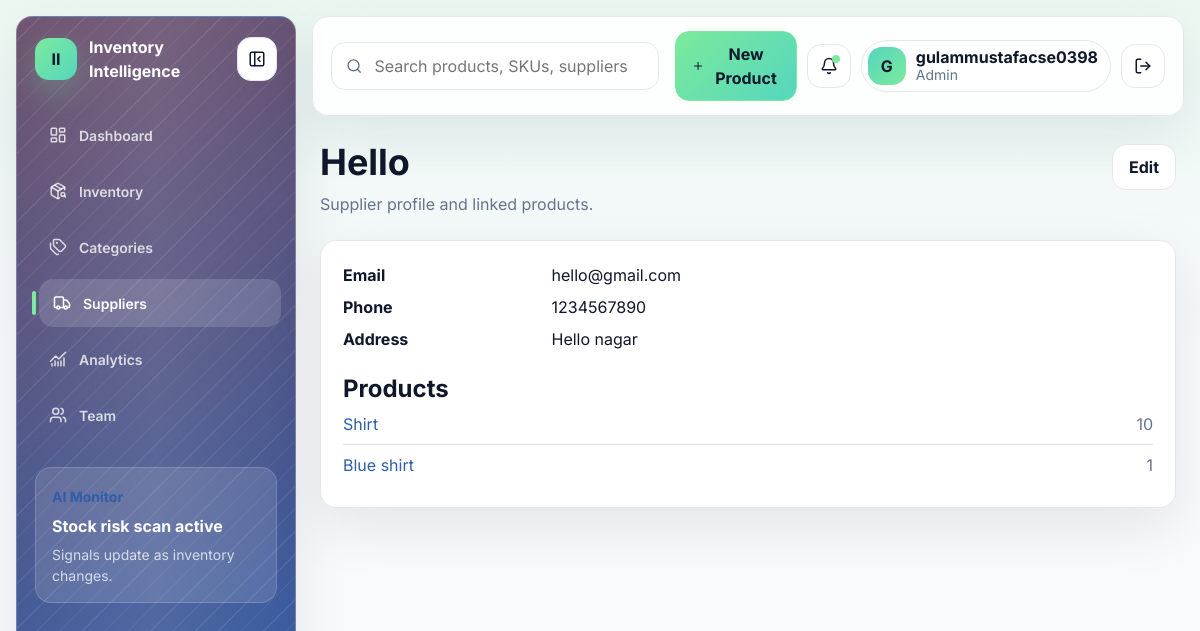
Page /suppliers/1 (signed in) on the committed database.
### app/models.py (models this page shows, shortened)
class User(UserMixin, db.Model):
    id = db.Column(db.Integer, primary_key=True)
    username = db.Column(db.String(80), unique=True, nullable=False, index=True)
    email = db.Column(db.String(255), unique=True, nullable=False, index=True)
    password_hash = db.Column(db.String(255), nullable=False)
    role_id = db.Column(db.Integer, db.ForeignKey("role.id"), nullable=False)
    created_at = db.Column(db.DateTime(timezone=True), default=utc_now, nullable=False)
    role = db.relationship("Role", back_populates="users")
    @property
    def role_name(self):
        return self.role.name if self.role else ""
    def has_role(self, *roles):
        return self.role_name in roles
    notifications = db.relationship("Notification", back_populates="user", lazy=True)

class Role(db.Model):
    id = db.Column(db.Integer, primary_key=True)
    name = db.Column(db.String(50), unique=True, nullable=False)
    users = db.relationship("User", back_populates="role", lazy=True)

class Supplier(db.Model):
    id = db.Column(db.Integer, primary_key=True)
    name = db.Column(db.String(160), nullable=False, index=True)
    email = db.Column(db.String(255), nullable=True)
    phone = db.Column(db.String(40), nullable=True)
    address = db.Column(db.Text, nullable=True)
    products = db.relationship("Product", back_populates="supplier", lazy=True)

class Product(db.Model):
    id = db.Column(db.Integer, primary_key=True)
    name = db.Column(db.String(160), nullable=False, index=True)
    sku = db.Column(db.String(80), unique=True, nullable=False, index=True)
    description = db.Column(db.Text, nullable=True)
    price = db.Column(db.Numeric(10, 2), nullable=False, default=0)
    quantity = db.Column(db.Integer, nullable=False, default=0)
    minimum_stock = db.Column(db.Integer, nullable=False, default=0)
    category_id = db.Column(db.Integer, db.ForeignKey("category.id"), nullable=False)
    supplier_id = db.Column(db.Integer, db.ForeignKey("supplier.id"), nullable=False)
    created_at = db.Column(db.DateTime(timezone=True), default=utc_now, nullable=False)
    category = db.relationship("Category", back_populates="products")
    supplier = db.relationship("Supplier", back_populates="products")

### app/suppliers/routes.py (the view)
@bp.route("/<int:supplier_id>")
@roles_required("Admin", "Manager")
def detail(supplier_id):
    supplier = Supplier.query.get_or_404(supplier_id)
    return render_template("suppliers/detail.html", supplier=supplier)

### app/models.py (called while the page is built)
@login_manager.user_loader
def load_user(user_id):
    return db.session.get(User, int(user_id))

### app/templates/suppliers/detail.html (shortened to what this page needs)
{% extends "base.html" %}
{% block content %}
<div class="page-heading">
  <div>
    <h1>{{ supplier.name }}</h1>
    <p class="text-muted">Supplier profile and linked products.</p>
  </div>
  <a class="btn btn-outline-primary" href="{{ url_for('suppliers.edit', supplier_id=supplier.id) }}">Edit</a>
</div>
<div class="panel narrow">
  <dl class="row">
    <dt class="col-sm-3">Email</dt><dd class="col-sm-9">{{ supplier.email or "-" }}</dd>
    <dt class="col-sm-3">Phone</dt><dd class="col-sm-9">{{ supplier.phone or "-" }}</dd>
    <dt class="col-sm-3">Address</dt><dd class="col-sm-9">{{ supplier.address or "-" }}</dd>
  </dl>
  <h2 class="section-title">Products</h2>
  <ul class="list-group list-group-flush">
    {% for product in supplier.products %}
    <li class="list-group-item px-0 d-flex justify-content-between">
      <a href="{{ url_for('inventory.detail', product_id=product.id) }}">{{ product.name }}</a>
      <span class="text-muted">{{ product.sku }}</span>
    </li>
    {% else %}
    <li class="list-group-item px-0 text-muted">No products assigned.</li>
    {% endfor %}
  </ul>
</div>
{% endblock %}

### app/templates/base.html (shortened to what this page needs)
<!doctype html>
<html lang="en">
<head>
  <link href="https://cdn.jsdelivr.net/npm/bootstrap@5.3.3/dist/css/bootstrap.min.css" rel="stylesheet">
  <link rel="stylesheet" href="{{ url_for('static', filename='css/styles.css') }}">
</head>
<body>
  {% if current_user.is_authenticated %}
  <div class="app-shell">
    <aside class="sidebar">
      <div class="brand-wrap">
        <a class="brand" href="{{ url_for('dashboard.index') }}">
          <span class="brand-mark">II</span>
          <span class="brand-copy">Inventory Intelligence</span>
        </a>
        <button class="icon-btn sidebar-toggle" type="button" aria-label="Collapse sidebar" data-sidebar-toggle>
          <i data-lucide="panel-left-close"></i>
        </button>
      </div>
      <nav class="nav flex-column sidebar-nav">
        <a class="nav-link {% if request.endpoint and request.endpoint.startswith('dashboard.index') %}active{% endif %}" href="{{ url_for('dashboard.index') }}"><i data-lucide="layout-dashboard"></i><span>Dashboard</span></a>
        <a class="nav-link {% if request.endpoint and request.endpoint.startswith('inventory') %}active{% endif %}" href="{{ url_for('inventory.index') }}"><i data-lucide="package-search"></i><span>Inventory</span></a>
        {% if current_user.has_role('Admin', 'Manager') %}
        <a class="nav-link {% if request.endpoint and request.endpoint.startswith('categories') %}active{% endif %}" href="{{ url_for('categories.index') }}"><i data-lucide="tags"></i><span>Categories</span></a>
        <a class="nav-link {% if request.endpoint and request.endpoint.startswith('suppliers') %}active{% endif %}" href="{{ url_for('suppliers.index') }}"><i data-lucide="truck"></i><span>Suppliers</span></a>
        <a class="nav-link {% if request.endpoint == 'dashboard.analytics' %}active{% endif %}" href="{{ url_for('dashboard.analytics') }}"><i data-lucide="chart-no-axes-combined"></i><span>Analytics</span></a>
        {% endif %}
        {% if current_user.has_role('Admin') %}
        <a class="nav-link {% if request.endpoint and request.endpoint.startswith('users') %}active{% endif %}" href="{{ url_for('users.index') }}"><i data-lucide="users"></i><span>Team</span></a>
        {% endif %}
      </nav>
      <div class="sidebar-card">
        <span class="eyebrow">AI Monitor</span>
        <strong>Stock risk scan active</strong>
        <p>Signals update as inventory changes.</p>
      </div>
    </aside>
    <main class="main-panel">
      <nav class="topbar">
        <form class="global-search" method="get" action="{{ url_for('inventory.index') }}">
          <i data-lucide="search"></i>
          <input name="q" placeholder="Search products, SKUs, suppliers">
        </form>
        <div class="topbar-actions">
          {% if current_user.has_role('Admin', 'Manager') %}
          <a class="btn btn-primary btn-soft" href="{{ url_for('inventory.create') }}"><i data-lucide="plus"></i><span>New Product</span></a>
          {% endif %}
          <div class="dropdown notification-dropdown">
            <button class="icon-btn" id="notificationToggle" type="button" data-bs-toggle="dropdown" aria-expanded="false" aria-label="Notifications">
              <i data-lucide="bell"></i>
              <span class="notify-dot" id="notificationBadge"></span>
            </button>
          </div>
          <div class="profile-chip">
            <span class="avatar">{{ current_user.username[0]|upper }}</span>
            <div>
              <strong>{{ current_user.username }}</strong>
              <small>{{ current_user.role_name }}</small>
            </div>
          </div>
          <form method="post" action="{{ url_for('auth.logout') }}">
            <button class="icon-btn" type="submit" aria-label="Logout"><i data-lucide="log-out"></i></button>
          </form>
        </div>
      </nav>
      <section class="content-wrap">
        {% block content %}{% endblock %}
      </section>
    </main>
  </div>
  {% else %}
  <main class="auth-page">
    {% include "partials/flash.html" %}
    {% block auth_content %}{% endblock %}
  </main>
  {% endif %}
</body>
</html>

### rows in the picture
User: username "G", username "gulammustafacse0398"
Role: role_name "Admin"
Supplier: name "Hello", email "hello@gmail.com", phone "1234567890", address "Hello nagar"
Product: name "Shirt", sku "10"
Product: name "Blue shirt", sku "1"
